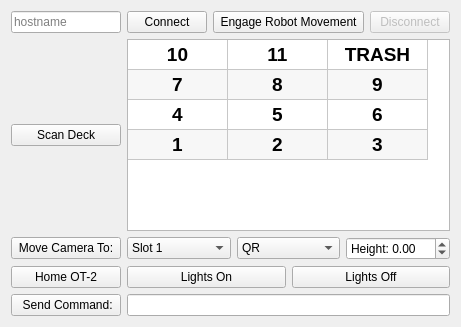
          <widget class="QWidget" name="page_2">
           <layout class="QGridLayout" name="gridLayout_5">
            <item row="2" column="0">
             <widget class="QPushButton" name="ot2MoveCameraPushButton">
              <property name="text">
               <string> Move Camera To: </string>
              </property>
             </widget>
            </item>
            <item row="1" column="0">
             <widget class="QPushButton" name="scanDeckPushButton">
              <property name="text">
               <string> Scan Deck </string>
              </property>
             </widget>
            </item>
            <item row="1" column="1">
             <widget class="QTableWidget" name="platesOnDeckTableWidget">
              <property name="editTriggers">
               <set>QAbstractItemView::NoEditTriggers</set>
              </property>
              <property name="alternatingRowColors">
               <bool>true</bool>
              </property>
              <property name="selectionMode">
               <enum>QAbstractItemView::ExtendedSelection</enum>
              </property>
              <property name="rowCount">
               <number>4</number>
              </property>
              <property name="columnCount">
               <number>3</number>
              </property>
              <attribute name="horizontalHeaderVisible">
               <bool>false</bool>
              </attribute>
              <attribute name="verticalHeaderVisible">
               <bool>false</bool>
              </attribute>
              <row/>
              <row/>
              <row/>
              <row/>
              <column/>
              <column/>
              <column/>
              <item row="0" column="0">
               <property name="text">
                <string>10</string>
               </property>
               <property name="font">
                <font>
                 <pointsize>14</pointsize>
                 <weight>75</weight>
                 <bold>true</bold>
                </font>
               </property>
               <property name="textAlignment">
                <set>AlignCenter</set>
               </property>
              </item>
              <item row="0" column="1">
               <property name="text">
                <string>11</string>
               </property>
               <property name="font">
                <font>
                 <pointsize>14</pointsize>
                 <weight>75</weight>
                 <bold>true</bold>
                </font>
               </property>
               <property name="textAlignment">
                <set>AlignCenter</set>
               </property>
              </item>
              <item row="0" column="2">
               <property name="text">
                <string>TRASH</string>
               </property>
               <property name="font">
                <font>
                 <pointsize>14</pointsize>
                 <weight>75</weight>
                 <bold>true</bold>
                </font>
               </property>
               <property name="textAlignment">
                <set>AlignCenter</set>
               </property>
              </item>
              <item row="1" column="0">
               <property name="text">
                <string>7</string>
               </property>
               <property name="font">
                <font>
                 <pointsize>14</pointsize>
                 <weight>75</weight>
                 <bold>true</bold>
                </font>
               </property>
               <property name="textAlignment">
                <set>AlignCenter</set>
               </property>
              </item>
              <item row="1" column="1">
               <property name="text">
                <string>8</string>
               </property>
               <property name="font">
                <font>
                 <pointsize>14</pointsize>
                 <weight>75</weight>
                 <bold>true</bold>
                </font>
               </property>
               <property name="textAlignment">
                <set>AlignCenter</set>
               </property>
              </item>
              <item row="1" column="2">
               <property name="text">
                <string>9</string>
               </property>
               <property name="font">
                <font>
                 <pointsize>14</pointsize>
                 <weight>75</weight>
                 <bold>true</bold>
                </font>
               </property>
               <property name="textAlignment">
                <set>AlignCenter</set>
               </property>
              </item>
              <item row="2" column="0">
               <property name="text">
                <string>4</string>
               </property>
               <property name="font">
                <font>
                 <pointsize>14</pointsize>
                 <weight>75</weight>
                 <bold>true</bold>
                </font>
               </property>
               <property name="textAlignment">
                <set>AlignCenter</set>
               </property>
              </item>
              <item row="2" column="1">
               <property name="text">
                <string>5</string>
               </property>
               <property name="font">
                <font>
                 <pointsize>14</pointsize>
                 <weight>75</weight>
                 <bold>true</bold>
                </font>
               </property>
               <property name="textAlignment">
                <set>AlignCenter</set>
               </property>
              </item>
              <item row="2" column="2">
               <property name="text">
                <string>6</string>
               </property>
               <property name="font">
                <font>
                 <pointsize>14</pointsize>
                 <weight>75</weight>
                 <bold>true</bold>
                </font>
               </property>
               <property name="textAlignment">
                <set>AlignCenter</set>
               </property>
              </item>
              <item row="3" column="0">
               <property name="text">
                <string>1</string>
               </property>
               <property name="font">
                <font>
                 <pointsize>14</pointsize>
                 <weight>75</weight>
                 <bold>true</bold>
                </font>
               </property>
               <property name="textAlignment">
                <set>AlignCenter</set>
               </property>
              </item>
              <item row="3" column="1">
               <property name="text">
                <string>2</string>
               </property>
               <property name="font">
                <font>
                 <pointsize>14</pointsize>
                 <weight>75</weight>
                 <bold>true</bold>
                </font>
               </property>
               <property name="textAlignment">
                <set>AlignCenter</set>
               </property>
              </item>
              <item row="3" column="2">
               <property name="text">
                <string>3</string>
               </property>
               <property name="font">
                <font>
                 <pointsize>14</pointsize>
                 <weight>75</weight>
                 <bold>true</bold>
                </font>
               </property>
               <property name="textAlignment">
                <set>AlignCenter</set>
               </property>
              </item>
             </widget>
            </item>
            <item row="0" column="1">
             <layout class="QHBoxLayout" name="horizontalLayout_16">
              <item>
               <widget class="QPushButton" name="ot2ServerConnectPushButton">
                <property name="text">
                 <string> Connect </string>
                </property>
               </widget>
              </item>
              <item>
               <widget class="QPushButton" name="ot2ConnectRobotPushButton">
                <property name="text">
                 <string> Engage Robot Movement </string>
                </property>
               </widget>
              </item>
              <item>
               <widget class="QPushButton" name="ot2ServerDisconnectPushButton">
                <property name="enabled">
                 <bool>false</bool>
                </property>
                <property name="text">
                 <string> Disconnect </string>
                </property>
               </widget>
              </item>
             </layout>
            </item>
            <item row="2" column="1">
             <layout class="QHBoxLayout" name="horizontalLayout_18">
              <item>
               <widget class="QComboBox" name="ot2SlotComboBox">
                <item>
                 <property name="text">
                  <string>Slot 1</string>
                 </property>
                </item>
                <item>
                 <property name="text">
                  <string>Slot 2</string>
                 </property>
                </item>
                <item>
                 <property name="text">
                  <string>Slot 3</string>
                 </property>
                </item>
                <item>
                 <property name="text">
                  <string>Slot 4</string>
                 </property>
                </item>
                <item>
                 <property name="text">
                  <string>Slot 5</string>
                 </property>
                </item>
                <item>
                 <property name="text">
                  <string>Slot 6</string>
                 </property>
                </item>
                <item>
                 <property name="text">
                  <string>Slot 7</string>
                 </property>
                </item>
                <item>
                 <property name="text">
                  <string>Slot 8</string>
                 </property>
                </item>
                <item>
                 <property name="text">
                  <string>Slot 9</string>
                 </property>
                </item>
                <item>
                 <property name="text">
                  <string>Slot 10</string>
                 </property>
                </item>
                <item>
                 <property name="text">
                  <string>Slot 11</string>
                 </property>
                </item>
                <item>
                 <property name="text">
                  <string>Trash</string>
                 </property>
                </item>
               </widget>
              </item>
              <item>
               <widget class="QComboBox" name="ot2WellComboBox">
                <item>
                 <property name="text">
                  <string>QR</string>
                 </property>
                </item>
                <item>
                 <property name="text">
                  <string>A1</string>
                 </property>
                </item>
                <item>
                 <property name="text">
                  <string>A2</string>
                 </property>
                </item>
                <item>
                 <property name="text">
                  <string>A3</string>
                 </property>
                </item>
                <item>
                 <property name="text">
                  <string>B1</string>
                 </property>
                </item>
                <item>
                 <property name="text">
                  <string>B2</string>
                 </property>
                </item>
                <item>
                 <property name="text">
                  <string>B3</string>
                 </property>
                </item>
               </widget>
              </item>
              <item>
               <widget class="QDoubleSpinBox" name="ot2HeightDoubleSpinBox">
                <property name="prefix">
                 <string>Height: </string>
                </property>
                <property name="minimum">
                 <double>-1.000000000000000</double>
                </property>
                <property name="maximum">
                 <double>5.000000000000000</double>
                </property>
                <property name="singleStep">
                 <double>0.050000000000000</double>
                </property>
               </widget>
              </item>
             </layout>
            </item>
            <item row="0" column="0">
             <widget class="QLineEdit" name="hostnameLineEdit">
              <property name="placeholderText">
               <string>hostname</string>
              </property>
             </widget>
            </item>
            <item row="3" column="0">
             <widget class="QPushButton" name="ot2HomePushButton">
              <property name="text">
               <string> Home OT-2 </string>
              </property>
             </widget>
            </item>
            <item row="4" column="1">
             <widget class="QLineEdit" name="ot2CommandLineEdit"/>
            </item>
            <item row="4" column="0">
             <widget class="QPushButton" name="ot2SendCommandPushButton">
              <property name="text">
               <string> Send Command:</string>
              </property>
             </widget>
            </item>
            <item row="3" column="1">
             <layout class="QHBoxLayout" name="horizontalLayout_5">
              <item>
               <widget class="QPushButton" name="ot2LightsOnPushButton">
                <property name="text">
                 <string>Lights On</string>
                </property>
               </widget>
              </item>
              <item>
               <widget class="QPushButton" name="ot2LightsOffPushButton">
                <property name="text">
                 <string>Lights Off</string>
                </property>
               </widget>
              </item>
             </layout>
            </item>
           </layout>
          </widget>
